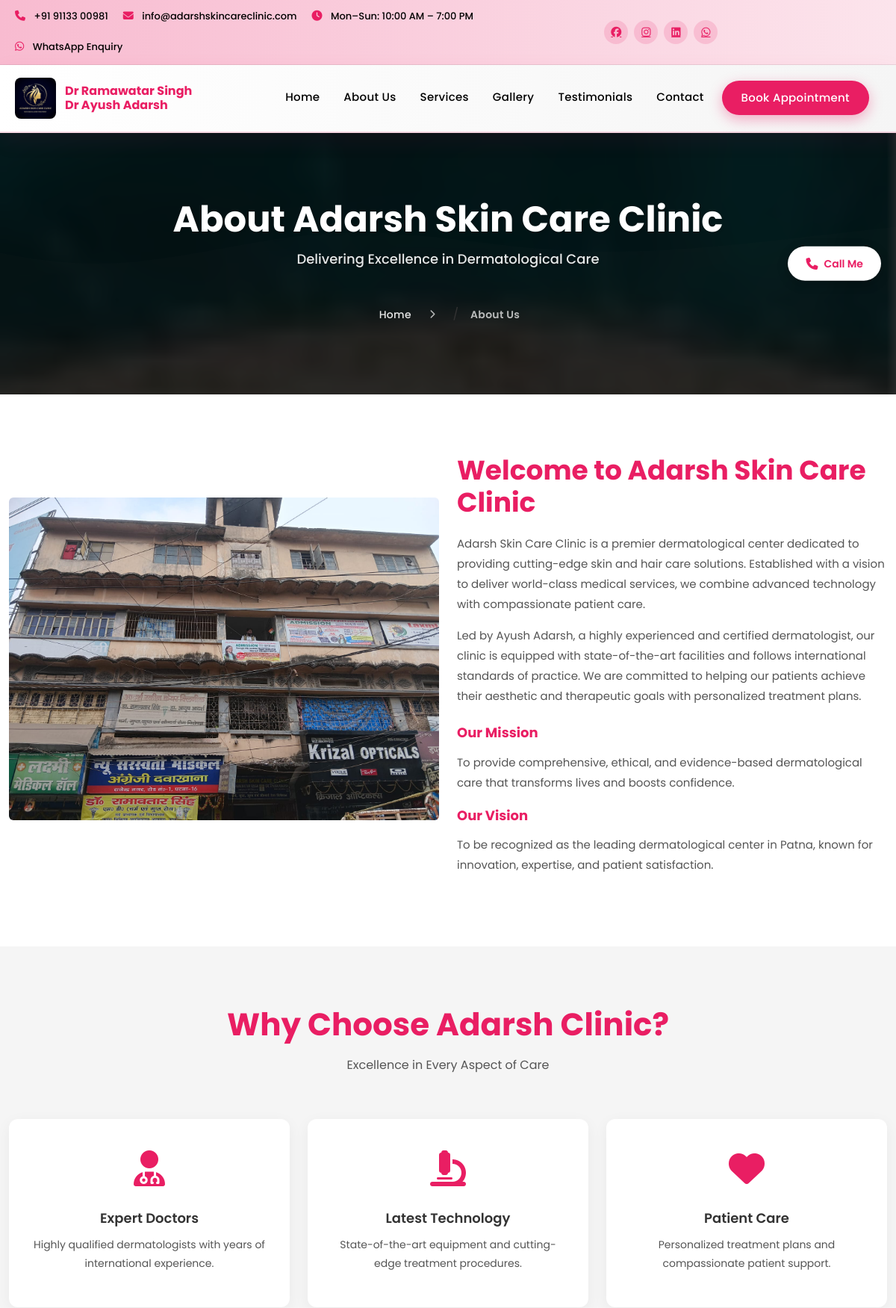
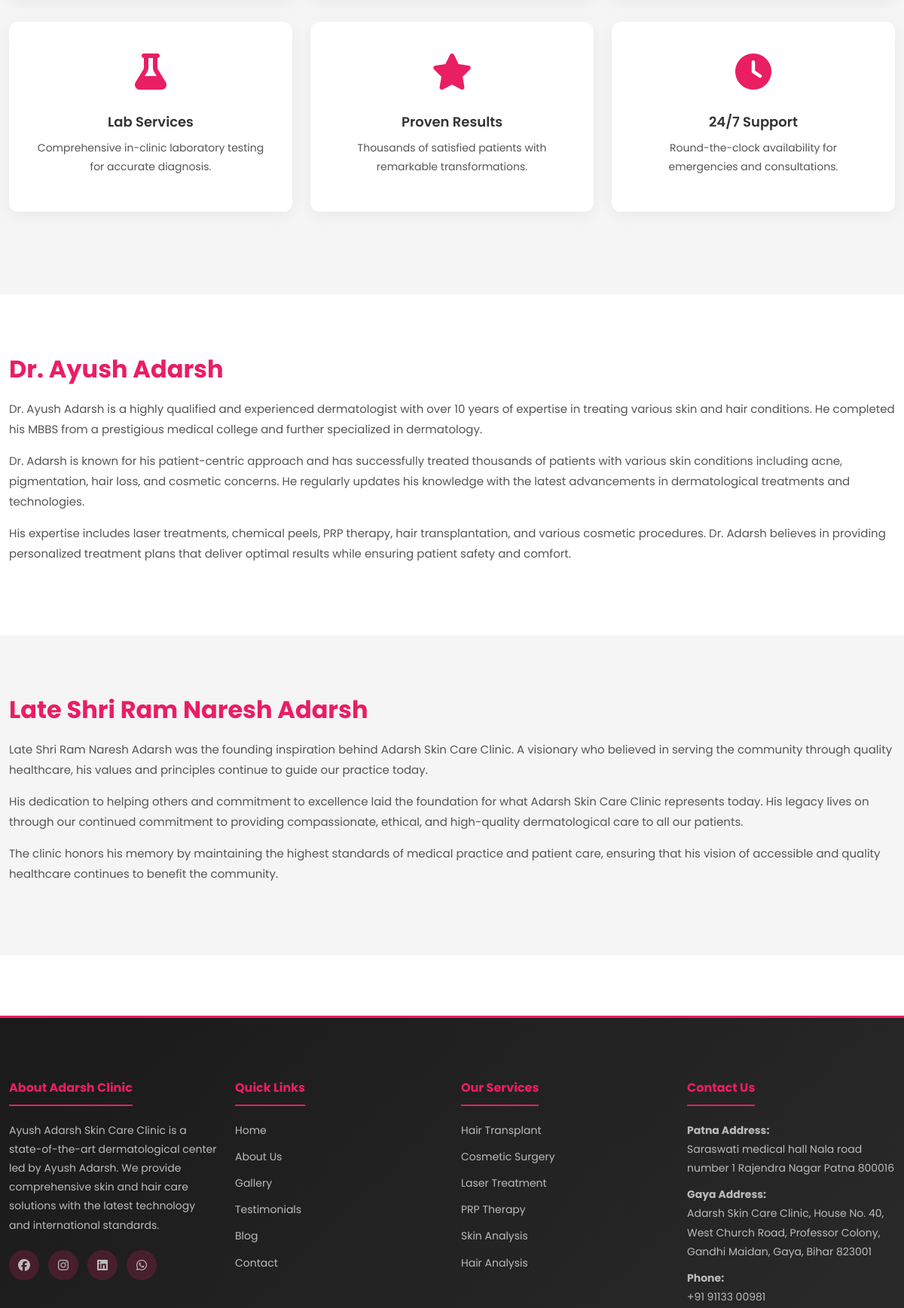
Page /about.php (upper part) on the committed database (2 pictures, top to bottom).
### tables this page shows
CREATE TABLE IF NOT EXISTS `about_sections` (
    `id` INT AUTO_INCREMENT PRIMARY KEY,
    `section_type` ENUM('doctor','father') NOT NULL,
    `name` VARCHAR(255) NOT NULL,
    `image` VARCHAR(255),
    `content` TEXT,
    `ordering` INT DEFAULT 0,
    `is_active` TINYINT(1) DEFAULT 1,
    `created_at` TIMESTAMP DEFAULT CURRENT_TIMESTAMP
);

### about.php (the view, shortened to what this page needs)
<!DOCTYPE html>
<html lang="en">
<head>
    <?php include 'common/head.php'; ?>
</head>
<body>
    <?php include 'common/header.php' ?>
    <?php
    include 'common/breadcrumb.php';
    ?>
    <section class="section-padding" style="background: #fff;">
        <div class="container">
            <div class="row align-items-center">
                <div class="col-lg-6" style="margin-bottom: 30px;">
                    <img src="assets/images/about/modern-clinic.jpeg" alt="clinic in patna" class="img-fluid rounded">
                </div>
                <div class="col-lg-6">
                    <h2 style="font-size: 36px; font-weight: 700; color: #e91e63; margin-bottom: 20px;">Welcome to
                        Adarsh Skin Care Clinic</h2>
                    <p style="color: #555; line-height: 1.8; margin-bottom: 15px; font-size: 15px;">Adarsh Skin Care
                        Clinic is a premier dermatological center dedicated to providing cutting-edge skin and hair care
                        solutions. Established with a vision to deliver world-class medical services, we combine
                        advanced technology with compassionate patient care.</p>
                    <p style="color: #555; line-height: 1.8; margin-bottom: 15px; font-size: 15px;">Led by Ayush Adarsh,
                        a
                        highly experienced and certified dermatologist, our clinic is equipped with state-of-the-art
                        facilities and follows international standards of practice. We are committed to helping our
                        patients achieve their aesthetic and therapeutic goals with personalized treatment plans.</p>
                    <h4
                        style="color: #e91e63; font-weight: 700; margin-top: 25px; margin-bottom: 15px; font-size: 18px;">
                        Our Mission</h4>
                    <p style="color: #555; line-height: 1.8; margin-bottom: 20px; font-size: 15px;">To provide
                        comprehensive, ethical, and evidence-based dermatological care that transforms lives and boosts
                        confidence.</p>
                    <h4 style="color: #e91e63; font-weight: 700; margin-bottom: 15px; font-size: 18px;">Our Vision</h4>
                    <p style="color: #555; line-height: 1.8; font-size: 15px;">To be recognized as the leading
                        dermatological center in Patna, known for innovation, expertise, and patient satisfaction.</p>
                </div>
            </div>
        </div>
    </section>
    <section class="section-padding" style="background: #f5f5f5;">
        <div class="container">
            <div class="section-title">
                <h2>Why Choose Adarsh Clinic?</h2>
                <p>Excellence in Every Aspect of Care</p>
            </div>
            <div class="row">
                <div class="col-lg-4 col-md-6">
                    <div
                        style="background: #fff; border-radius: 12px; padding: 30px; margin-bottom: 30px; box-shadow: 0 5px 20px rgba(0,0,0,0.05); text-align: center;">
                        <div style="font-size: 48px; color: #e91e63; margin-bottom: 15px;"><i
                                class="fa-solid fa-user-doctor"></i></div>
                        <h3 style="font-size: 18px; font-weight: 600; color: #333; margin-bottom: 12px;">Expert Doctors
                        </h3>
                        <p style="color: #555; font-size: 14px; line-height: 1.8;">Highly qualified dermatologists with
                            years of international experience.</p>
                    </div>
                </div>
                <div class="col-lg-4 col-md-6">
                    <div
                        style="background: #fff; border-radius: 12px; padding: 30px; margin-bottom: 30px; box-shadow: 0 5px 20px rgba(0,0,0,0.05); text-align: center;">
                        <div style="font-size: 48px; color: #e91e63; margin-bottom: 15px;"><i
                                class="fa-solid fa-microscope"></i></div>
                        <h3 style="font-size: 18px; font-weight: 600; color: #333; margin-bottom: 12px;">Latest
                            Technology</h3>
                        <p style="color: #555; font-size: 14px; line-height: 1.8;">State-of-the-art equipment and
                            cutting-edge treatment procedures.</p>
                    </div>
                </div>
                <div class="col-lg-4 col-md-6">
                    <div
                        style="background: #fff; border-radius: 12px; padding: 30px; margin-bottom: 30px; box-shadow: 0 5px 20px rgba(0,0,0,0.05); text-align: center;">
                        <div style="font-size: 48px; color: #e91e63; margin-bottom: 15px;"><i
                                class="fa-solid fa-heart"></i></div>
                        <h3 style="font-size: 18px; font-weight: 600; color: #333; margin-bottom: 12px;">Patient Care
                        </h3>
                        <p style="color: #555; font-size: 14px; line-height: 1.8;">Personalized treatment plans and
                            compassionate patient support.</p>
                    </div>
                </div>
                <div class="col-lg-4 col-md-6">
                    <div
                        style="background: #fff; border-radius: 12px; padding: 30px; margin-bottom: 30px; box-shadow: 0 5px 20px rgba(0,0,0,0.05); text-align: center;">
                        <div style="font-size: 48px; color: #e91e63; margin-bottom: 15px;"><i
                                class="fa-solid fa-flask"></i></div>
                        <h3 style="font-size: 18px; font-weight: 600; color: #333; margin-bottom: 12px;">Lab Services
                        </h3>
                        <p style="color: #555; font-size: 14px; line-height: 1.8;">Comprehensive in-clinic laboratory
                            testing for accurate diagnosis.</p>
                    </div>
                </div>
                <div class="col-lg-4 col-md-6">
                    <div
                        style="background: #fff; border-radius: 12px; padding: 30px; margin-bottom: 30px; box-shadow: 0 5px 20px rgba(0,0,0,0.05); text-align: center;">
                        <div style="font-size: 48px; color: #e91e63; margin-bottom: 15px;"><i
                                class="fa-solid fa-star"></i></div>
                        <h3 style="font-size: 18px; font-weight: 600; color: #333; margin-bottom: 12px;">Proven Results
                        </h3>
                        <p style="color: #555; font-size: 14px; line-height: 1.8;">Thousands of satisfied patients with
                            remarkable transformations.</p>
                    </div>
                </div>
                <div class="col-lg-4 col-md-6">
                    <div
                        style="background: #fff; border-radius: 12px; padding: 30px; margin-bottom: 30px; box-shadow: 0 5px 20px rgba(0,0,0,0.05); text-align: center;">
                        <div style="font-size: 48px; color: #e91e63; margin-bottom: 15px;"><i
                                class="fa-solid fa-clock"></i></div>
                        <h3 style="font-size: 18px; font-weight: 600; color: #333; margin-bottom: 12px;">24/7 Support
                        </h3>
                        <p style="color: #555; font-size: 14px; line-height: 1.8;">Round-the-clock availability for
                            emergencies and consultations.</p>
                    </div>
                </div>
            </div>
        </div>
    </section>
    <?php
    include_once 'admin/common/config.php';
    $about_result = $conn->query("SELECT * FROM about_sections ORDER BY ordering, id");
    if ($about_result && $about_result->num_rows > 0):
        $index = 0;
        while ($section = $about_result->fetch_assoc()):
    ?>
    <section class="section-padding doctor-profile" style="background: <?= $index % 2 == 0 ? '#fff' : '#f5f5f5' ?>;">
        <div class="container">
            <div class="row align-items-center">
                <div class="col-lg-<?= $section['image'] ? '7' : '12' ?> <?= $index % 2 == 0 ? '' : 'order-lg-1' ?>">
                    <h2 style="font-size: 32px; font-weight: 700; color: #e91e63; margin-bottom: 20px;">
                        <?= htmlspecialchars($section['name']) ?>
                    </h2>
                    <div style="color: #555; line-height: 1.8; margin-bottom: 15px; font-size: 15px;">
                        <?php
                        $content = $section['content'];
                        $content = str_replace(['\\r\\n', '\\r\\r', '\\n\\n', '\\r', '\\n'], "\n", $content);
                        $content = preg_replace('/\n\s*\n/', "\n\n", $content);
                        $content = trim($content);
                        $paragraphs = explode("\n\n", $content);
                        foreach ($paragraphs as $paragraph) {
                            if (trim($paragraph)) {
                                echo '<p style="margin-bottom: 15px;">' . htmlspecialchars(trim($paragraph)) . '</p>';
                            }
                        }
                        ?>
                    </div>
                </div>
            </div>
        </div>
    </section>
    <?php
        $index++;
        endwhile;
    endif;
    ?>
    <?php include 'common/footer.php' ?>
</body>
</html>

### rows in the picture
about_sections: name "Dr. Ayush Adarsh", content "Dr. Ayush Adarsh is a highly qualified and experienced dermatologist with over 10 years of expertise in treating various skin and hair conditions. He completed his MBBS from a prestigious medical college and further specialized in dermatology.", content "Dr. Adarsh is known for his patient-centric approach and has successfully treated thousands of patients with various skin conditions including acne, pigmentation, hair loss, and cosmetic concerns. He regularly updates his knowledge with the latest advancements in dermatological treatments and technologies.", content "His expertise includes laser treatments, chemical peels, PRP therapy, hair transplantation, and various cosmetic procedures. Dr. Adarsh believes in providing personalized treatment plans that deliver optimal results while ensuring patient safety and comfort."
about_sections: name "Late Shri Ram Naresh Adarsh", content "Late Shri Ram Naresh Adarsh was the founding inspiration behind Adarsh Skin Care Clinic. A visionary who believed in serving the community through quality healthcare, his values and principles continue to guide our practice today.", content "His dedication to helping others and commitment to excellence laid the foundation for what Adarsh Skin Care Clinic represents today. His legacy lives on through our continued commitment to providing compassionate, ethical, and high-quality dermatological care to all our patients.", content "The clinic honors his memory by maintaining the highest standards of medical practice and patient care, ensuring that his vision of accessible and quality healthcare continues to benefit the community."

### other values in the picture
$pageTitle "About Adarsh Skin Care Clinic"
$pageSubtitle "Delivering Excellence in Dermatological Care"
$crumb['label'] "Home"
$crumb['label'] "About Us"
